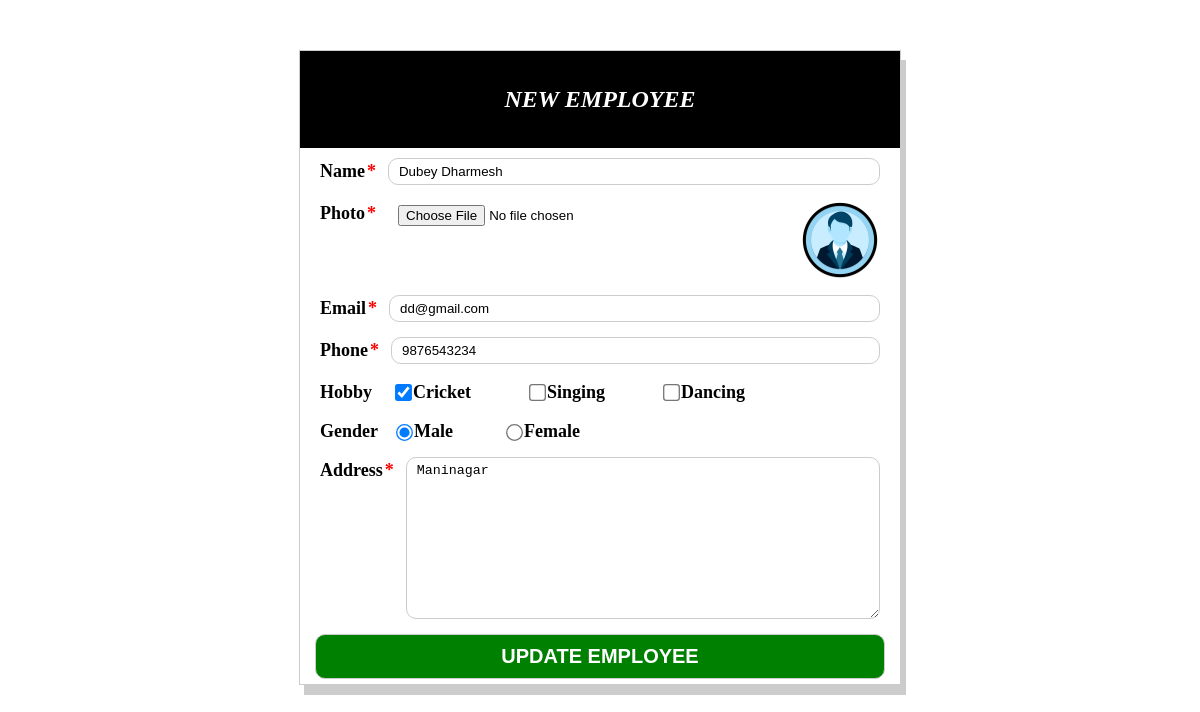
The app's page /update.php?id=48 with its own data.
### tables this page shows
CREATE TABLE `user` (
  `id` int(11) NOT NULL,
  `name` varchar(50) NOT NULL,
  `photo` varchar(90) NOT NULL,
  `email` varchar(50) NOT NULL,
  `phone` bigint(10) NOT NULL,
  `hobby` varchar(50) NOT NULL,
  `gender` varchar(10) NOT NULL,
  `address` varchar(255) NOT NULL,
  `added_on` timestamp NOT NULL DEFAULT current_timestamp()
);

### update.php (the view, shortened to what this page needs)
<?php
include('dbconnect.php');
$id = $_GET['id'];
$query = "select * from user where id = :id";
$stmt = $dbcon->prepare($query);
$stmt->execute(['id'=>$id]);
if($stmt->rowCount() > 0){
    $result = $stmt->fetch();
    $hobby = explode(",",$result['hobby']);
    $current_image = $result['photo'];
?>
<!DOCTYPE html>
<html lang="en">
<head>
    <link rel="stylesheet" href="index.css">
    <link rel="stylesheet" href="//cdn.jsdelivr.net/npm/alertifyjs@1.14.0/build/css/themes/default.min.css"/>
</head>
<body>
    <div class="container">
        <div class="header">
            <h2>NEW EMPLOYEE</h2>
        </div>
        <form action="authcode.php" id="addEmployee" method="post" enctype="multipart/form-data">
            <div class="form-element">
                <label for="" class="important">Name</label>
                <input type="text" name="name" id="name" value="<?=$result['name']?>">
            </div>
            <div class="form-element">
                <label for="" class="important">Photo</label>
                <input type="file" name="photo" id="photo">
                <?php
                if(isset($current_image)){
                    ?>
                        <img src="uploads/<?=$current_image?>" alt="photo" class="w-100" height="80px">
                    <?php
                }
            ?>
            </div>
            <div class="form-element">
                <label for="" class="important">Email</label>
                <input type="email" value="<?=$result['email']?>" name="email" id="email">
            </div>
            <div class="form-element">
                <label for="" class="important">Phone</label>
                <input type="tel" name="phone" value="<?=$result['phone']?>" id="phone">
            </div>
            <div class="form-element">
                <label for="">Hobby</label>
                <div class="checkbox-group">
                    <label for="cricket">
                        <input type="checkbox" name="hobby[]" value="cricket" <?php
                          if(in_array("cricket",$hobby)) echo "checked"
                          ?>>Cricket
                    </label>
                    <label for="singing">
                        <input type="checkbox" name="hobby[]" value="singing" <?php
                          if(in_array("singing",$hobby)) echo "checked"
                          ?>>Singing
                    </label>
                    <label for="dancing">
                        <input type="checkbox" name="hobby[]" value="dancing" <?php
                          if(in_array("dancing",$hobby)) echo "checked"
                          ?>>Dancing
                    </label>
                </div>
            </div>
            <div class="form-element" class="important">
                <label for="">Gender</label>
                <div class="radio-group">
                    <label for="male">
                        <input type="radio" name="Gender" value="male" <?php if($result['gender'] === "male") echo "checked"?>>Male
                    </label>
                    <label for="female">
                        <input type="radio" name="Gender" value="female" <?php if($result['gender'] === "female") echo "checked"?>>Female
                    </label>
                </div>
            </div>
            <div class="form-element">
                <label for="" class="important">Address</label>
                <textarea name="address"  id="" cols="30" rows="10"><?=$result['address']?></textarea>
            </div>
            <center>
                <input type="submit" value="UPDATE EMPLOYEE" name="update">
            </center>
        </form>
    </div>
    <?php
}else{
    echo "User with this creditionals not available";
}
?>
</body>
</html>

### index.css (style rules this page uses)
.container { width: 600px; margin: 50px auto; border: 1px solid #ccc; box-shadow: 5px 10px #ccc; }
.header { margin-top: 0px; padding: 15px; text-align: center; background-color: black; color: white; font-style: italic; }
.form-element { display: flex; flex-direction: row; margin: 5px 10px; padding: 5px 10px; }
label { font-size: 18px; font-weight: bold; margin-top: 3px ; }
.important::after { content: "*"; color: red; padding: 2px; }
input[type="text"],input[type="email"],input[type="tel"] { padding: 5px 10px; margin-left: 10px; width: 85%; border-radius: 10px; border: 1px solid #ccc; }
input[type="file"] { padding: 5px 10px; margin-left: 10px; width: 85%; border-radius: 10px; }
.checkbox-group { display: flex; gap: 20px; }
.checkbox-group label { display: inline-flex; align-items: center; margin-right: 15px; }
input[type="checkbox"] { margin-left: 25px; accent-color: #007bff; transform: scale(1.3); }
.radio-group { display: flex; gap: 20px; }
.radio-group label { display: inline-flex; align-items: center; margin-right: 15px; }
input[type="radio"] { margin-left: 20px; accent-color: #007bff; transform: scale(1.3); }
textarea { padding: 5px 10px; margin-left: 10px; width: 85%; border-radius: 10px; border: 1px solid #ccc; }
input[type="submit"] { width: 95%; padding: 10px; margin: 5px 10px; background-color: green; color: white; font-weight: bold; font-size: 20px; border: 1px solid #ccc; border-radius: 10px; }

### records on screen
user: name "Dubey Dharmesh", photo (picture), email "dd@gmail.com", phone "9876543234", hobby "☑", gender "☑", address "Maninagar"
